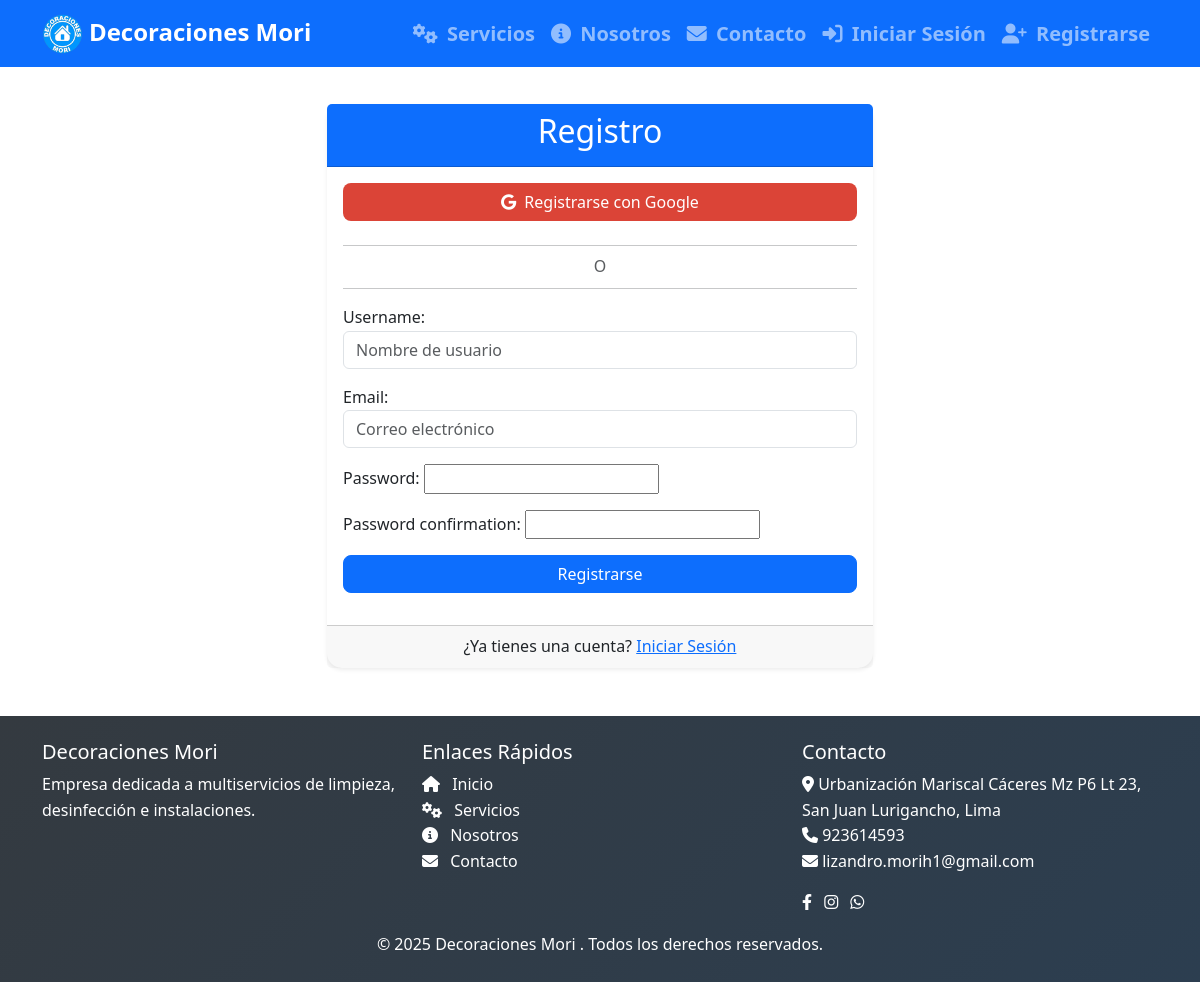
Page /accounts/register/ on the committed database.
### site_config/models.py (models this page shows, shortened)
class SiteSettings(models.Model):
    site_name = models.CharField(max_length=100, default="Decoraciones Mori", verbose_name="Nombre del sitio")
    logo = models.ImageField(upload_to='site_settings/', verbose_name="Logo")
    favicon = models.ImageField(upload_to='site_settings/', blank=True, null=True, verbose_name="Favicon")
    footer_text = models.TextField(blank=True, verbose_name="Texto del pie de página")
    facebook_url = models.URLField(blank=True, verbose_name="URL de Facebook")
    instagram_url = models.URLField(blank=True, verbose_name="URL de Instagram")
    whatsapp_number = models.CharField(max_length=20, blank=True, verbose_name="Número de WhatsApp")
    address = models.TextField(blank=True, verbose_name="Dirección")
    phone = models.CharField(max_length=20, blank=True, verbose_name="Teléfono")
    email = models.EmailField(blank=True, verbose_name="Email")
    class Meta:
        verbose_name = "Configuración del sitio"
        verbose_name_plural = "Configuración del sitio"

### accounts/views.py (the view)
# urls.py: path('register/', views.register_view, name='register'),
def register_view(request):
    if request.method == 'POST':
        form = UserRegistrationForm(request.POST)
        if form.is_valid():
            user = form.save(commit=False)
            verification_code = ''.join(random.choices(string.digits, k=6))
            user.verification_code = verification_code
            user.code_expiry = timezone.now() + timedelta(hours=24)
            user.is_verified = False
            user.save()
            send_verification_email(request, user, verification_code)
            username = form.cleaned_data.get('username')
            raw_password = form.cleaned_data.get('password1')
            user = authenticate(username=username, password=raw_password)
            if user is not None:
                login(request, user)
                messages.success(request, f"Registro exitoso. Por favor verifica tu correo electrónico.")
                return redirect('accounts:verify')
    else:
        form = UserRegistrationForm()
    return render(request, 'accounts/register.html', {'form': form})

### accounts/forms.py (shortened to what this page needs)
class UserRegistrationForm(UserCreationForm):
    email = forms.EmailField(
        required=True,
        widget=forms.EmailInput(attrs={
            'class': 'form-control',
            'placeholder': 'Correo electrónico'
        })
    )
    class Meta:
        model = User
        fields = [
            'username',
            'email',
            'password1',
            'password2'
        ]
        widgets = {
            'username': forms.TextInput(attrs={
                'class': 'form-control',
                'placeholder': 'Nombre de usuario'
            }),
            'password1': forms.PasswordInput(attrs={
                'class': 'form-control',
                'placeholder': 'Contraseña'
            }),
            'password2': forms.PasswordInput(attrs={
                'class': 'form-control',
                'placeholder': 'Confirmar contraseña'
            })
        }

### site_config/context_processors.py (called while the page is built)
def site_settings(request):
    try:
        settings = SiteSettings.objects.first()
    except:
        settings = None
    try:
        carousel_images = CarouselImage.objects.filter(active=True).order_by('order')
    except:
        carousel_images = []
    try:
        site_images = {img.location: img for img in SiteImage.objects.all()}
    except:
        site_images = {}
    return {
        'site_settings': settings,
        'carousel_images': carousel_images,
        'site_images': site_images
    }

### accounts/templates/accounts/register.html (shortened to what this page needs)
{% extends "base.html" %}
{% load socialaccount %}
{% block content %}
<div class="container mt-5">
    <div class="row justify-content-center">
        <div class="col-md-6">
            <div class="card shadow-sm">
                <div class="card-header bg-primary text-white text-center">
                    <h2>Registro</h2>
                </div>
                <div class="card-body">
                    <div class="text-center mb-4">
                        <a href="{% provider_login_url 'google' %}" class="btn btn-google btn-block w-100">
                            <i class="fab fa-google me-2"></i>Registrarse con Google
                        </a>
                    </div>
                    <div class="text-center mb-3">
                        <hr class="my-2">
                        <span class="px-2 text-muted bg-white">O</span>
                        <hr class="my-2">
                    </div>
                    <form method="post" action="{% url 'accounts:register' %}">
                        {% for field in form %}
                            <div class="form-group mb-3">
                                {{ field.label_tag }}
                                {{ field }}
                            </div>
                        {% endfor %}
                        <div class="form-group mb-3">
                            <button type="submit" class="btn btn-primary w-100" id="register-submit">Registrarse</button>
                        </div>
                    </form>
                </div>
                <div class="card-footer text-center">
                    <p class="mb-0">¿Ya tienes una cuenta?
                        <a href="{% url 'account_login' %}">Iniciar Sesión</a>
                    </p>
                </div>
            </div>
        </div>
    </div>
</div>
{% endblock %}

### templates/base.html (shortened to what this page needs)
{% load static %}
<!DOCTYPE html>
<html lang="es">
<head>
    <link rel="stylesheet" href="https://cdn.jsdelivr.net/npm/flatpickr/dist/flatpickr.min.css">
    <link href="https://cdn.jsdelivr.net/npm/bootstrap@5.3.0/dist/css/bootstrap.min.css" rel="stylesheet">
    <link rel="stylesheet" href="https://cdnjs.cloudflare.com/ajax/libs/font-awesome/6.4.0/css/all.min.css">
    <link rel="stylesheet" href="https://cdnjs.cloudflare.com/ajax/libs/animate.css/4.1.1/animate.min.css">
    <link rel="stylesheet" href="{% static 'css/style.css' %}">
    <link rel="stylesheet" href="{% static 'css/form_citas_extras.css' %}">
    <link rel="stylesheet" href="{% static 'css/base.css' %}">
</head>
<body>
    <nav class="navbar navbar-expand-lg navbar-dark bg-primary fixed-top">
        <div class="container lead">
            <a class="navbar-brand animate__animated animate__bounceInLeft" href="{% url 'home' %}">
                {% if site_settings and site_settings.logo %}
                    <img src="{{ site_settings.logo.url }}" alt="{{ site_settings.site_name }}" height="40" class="d-inline-block align-middle">
                {% else %}
                    <img src="{% static 'imagen/logo.png' %}" alt="DecoracionesMori" height="40" class="d-inline-block align-middle">
                {% endif %}
                {% if site_settings %}{{ site_settings.site_name }}{% else %}Decoraciones Mori{% endif %}
            </a>
            <div class="collapse navbar-collapse justify-content-end" id="navbarNav">
                <ul class="navbar-nav">
                    <li class="nav-item">
                        <a class="nav-link fw-bold  animate__animated animate__fadeInDown animate__delay-0-5s" href="{% url 'services:service_list' %}"><i class="fas fa-cogs me-1"></i> Servicios</a>
                    </li>
                    <li class="nav-item">
                        <a class="nav-link fw-bold animate__animated animate__fadeInDown animate__delay-0-6s" href="{% url 'services:nosotros' %}"><i class="fas fa-info-circle me-1"></i> Nosotros</a>
                    </li>
                    <li class="nav-item">
                        <a class="nav-link fw-bold animate__animated animate__fadeInDown animate__delay-0-7s" href="{% url 'services:contacto' %}"><i class="fas fa-envelope me-1"></i> Contacto</a>
                    </li>
                    {% if not user.is_authenticated %}
                    <li class="nav-item">
                        <a class="nav-link fw-bold animate__animated animate__fadeInDown animate__delay-0-8s" href="{% url 'accounts:login' %}">
                            <i class="fas fa-sign-in-alt me-1"></i> Iniciar Sesión
                        </a>
                    </li>
                    <li class="nav-item">
                        <a class="nav-link fw-bold animate__animated animate__fadeInDown animate__delay-0-9s" href="{% url 'accounts:register' %}">
                            <i class="fas fa-user-plus me-1"></i> Registrarse
                        </a>
                    </li>
                    {% endif %}
                </ul>
            </div>
        </div>
    </nav>
    <main class="mt-5 pt-2">
        {% block content %}{% endblock %}
    </main>
    <footer class="footer mt-5 py-4 bg-dark text-white animate__animated animate__fadeInUp animate__delay-0-3s">
        <div class="container">
            <div class="row">
                <div class="col-md-4">
                    <h5>{% if site_settings %}{{ site_settings.site_name }}{% else %}DecoracionesMori{% endif %}</h5>
                    <p>Empresa dedicada a multiservicios de limpieza, desinfección e instalaciones.</p>
                </div>
                <div class="col-md-4">
                    <h5>Enlaces Rápidos</h5>
                    <ul class="list-unstyled">
                        <li><a href="{% url 'home' %}" class="text-white"><i class="fas fa-home me-2"></i> Inicio</a></li>
                        <li><a href="{% url 'services:service_list' %}" class="text-white"><i class="fas fa-cogs me-2"></i> Servicios</a></li>
                        <li><a href="{% url 'services:nosotros' %}" class="text-white"><i class="fas fa-info-circle me-2"></i> Nosotros</a></li>
                        <li><a href="{% url 'services:contacto' %}" class="text-white"><i class="fas fa-envelope me-2"></i> Contacto</a></li>
                    </ul>
                </div>
                <div class="col-md-4">
                    <h5>Contacto</h5>
                    <address>
                        {% if site_settings and site_settings.address %}
                            <i class="fas fa-map-marker-alt"></i> {{ site_settings.address }}<br>
                        {% else %}
                            <i class="fas fa-map-marker-alt"></i> Urbanización Mariscal Cáceres Mz P6 Lt 23, San Juan Lurigancho, Lima<br>
                        {% endif %}
                        {% if site_settings and site_settings.phone %}
                            <i class="fas fa-phone"></i> {{ site_settings.phone }}<br>
                        {% else %}
                            <i class="fas fa-phone"></i> +51 923 614 593<br>
                        {% endif %}
                        {% if site_settings and site_settings.email %}
                            <i class="fas fa-envelope"></i> {{ site_settings.email }}
                        {% else %}
                            <i class="fas fa-envelope"></i> lizandro.morih1@gmail.com
                        {% endif %}
                    </address>
                    <div class="social-icons">
                        {% if site_settings and site_settings.facebook_url %}
                            <a href="{{ site_settings.facebook_url }}" class="text-white me-2" target="_blank" rel="noopener noreferrer"><i class="fab fa-facebook-f"></i></a>
                        {% else %}
                            <a href="https://www.facebook.com/decoracionesmori" class="text-white me-2" target="_blank" rel="noopener noreferrer"><i class="fab fa-facebook-f"></i></a>
                        {% endif %}
                        {% if site_settings and site_settings.instagram_url %}
                            <a href="{{ site_settings.instagram_url }}" class="text-white me-2" target="_blank" rel="noopener noreferrer"><i class="fab fa-instagram"></i></a>
                        {% else %}
                            <a href="https://www.instagram.com/decoracionesmori/" class="text-white me-2" target="_blank" rel="noopener noreferrer"><i class="fab fa-instagram"></i></a>
                        {% endif %}
                        {% if site_settings and site_settings.whatsapp_number %}
                            <a href="https://wa.me/{{ site_settings.whatsapp_number }}" class="text-white me-2" target="_blank" rel="noopener noreferrer"><i class="fab fa-whatsapp"></i></a>
                        {% else %}
                            <a href="https://wa.me/51923614593" class="text-white me-2" target="_blank" rel="noopener noreferrer"><i class="fab fa-whatsapp"></i></a>
                        {% endif %}
                    </div>
                </div>
            </div>
            <div class="row mt-3">
                <div class="col-12 text-center">
                    <p class="mb-0">{% if site_settings and site_settings.footer_text %}{{ site_settings.footer_text|safe }}{% else %}&copy; {% now "Y" %} DecoracionesMori. Todos los derechos reservados.{% endif %}</p>
                </div>
            </div>
        </div>
    </footer>
</body>
</html>

### static/css/style.css (style rules this page uses)
:root { --primary-color: #3a7bd5; --secondary-color: #6c757d; --accent-color: #ffa500; --light-bg: #f8f9fa; --dark-bg: #343a40; --transition-speed: 0.3s; --box-shadow: 0 5px 15px rgba(0, 0, 0, 0.1); --border-radius: 0.8rem; }
body { font-family: 'Poppins', sans-serif; transition: background-color 0.3s ease; }

### static/css/base.css (style rules this page uses)
:root { --primary-color: #007bff; --secondary-color: #6c757d; --success-color: #28a745; --danger-color: #dc3545; --warning-color: #ffc107; --info-color: #17a2b8; --light-color: #f8f9fa; --dark-color: #343a40; --font-family: 'Segoe UI', Tahoma, Geneva, Verdana, sans-serif; }
* { margin: 0; padding: 0; box-sizing: border-box; }
body { font-family: var(--font-family); line-height: 1.6; color: var(--dark-color); background-color: #ffffff; }
.navbar-brand { font-weight: 700; font-size: 1.5rem; }
.btn { border-radius: 8px; font-weight: 500; transition: all 0.3s ease; }
.card { border: none; border-radius: 15px; box-shadow: 0 2px 10px rgba(0,0,0,0.1); transition: transform 0.3s ease, box-shadow 0.3s ease; }
.footer { background: linear-gradient(135deg, var(--dark-color) 0%, #2c3e50 100%); }
.footer a { color: #ffffff; text-decoration: none; transition: color 0.3s ease; }

### accounts/templates/accounts/register.html (style rules this page uses)
.btn-google { background-color: #db4437; color: white; display: flex; align-items: center; justify-content: center; }

### rows in the picture
SiteSettings: logo (picture), site_name "Decoraciones Mori", address "Urbanización Mariscal Cáceres Mz P6 Lt 23, San Juan Lurigancho, Lima", phone "923614593", email "lizandro.morih1@gmail.com", footer_text "© 2025 Decoraciones Mori . Todos los derechos reservados."

### other values in the picture
{{ field.label_tag }} "Username:" "Email:" "Password:" "Password confirmation:"
